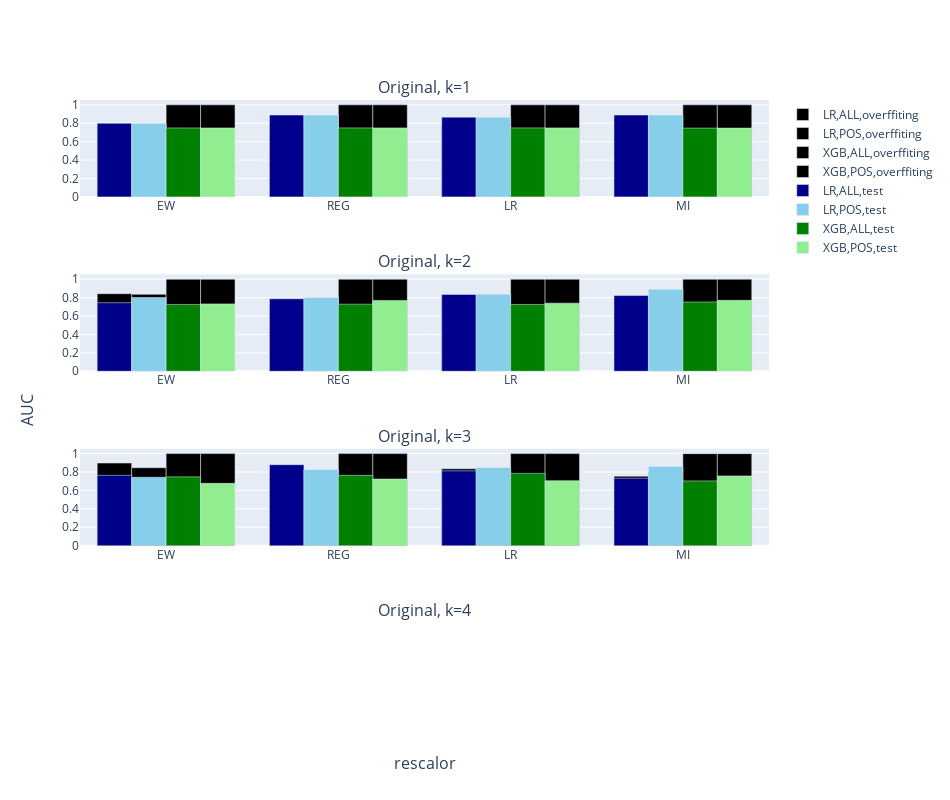

This figure's notebook cell:
### Code cell
AUC_comparision(AUC_data)

### Figure 1 — Plotly figure (JSON) as saved in the notebook; plotly's stock layout.template omitted (floating-point values rounded to 4 significant figures)
{"data": [{"marker": {"color": "black"}, "name": "LR,ALL,overffiting", "offsetgroup": "0", "showlegend": true, "type": "bar", "x": ["EW", "REG", "LR", "MI"], "xaxis": "x", "y": [0.7812, 0.7759, 0.7857, 0.7879], "yaxis": "y"}, {"marker": {"color": "black"}, "name": "LR,POS,overffiting", "offsetgroup": "1", "showlegend": true, "type": "bar", "x": ["EW", "REG", "LR", "MI"], "xaxis": "x", "y": [0.7812, 0.7759, 0.7857, 0.7879], "yaxis": "y"}, {"marker": {"color": "black"}, "name": "XGB,ALL,overffiting", "offsetgroup": "2", "showlegend": true, "type": "bar", "x": ["EW", "REG", "LR", "MI"], "xaxis": "x", "y": [1, 1, 1, 1], "yaxis": "y"}, {"marker": {"color": "black"}, "name": "XGB,POS,overffiting", "offsetgroup": "3", "showlegend": true, "type": "bar", "x": ["EW", "REG", "LR", "MI"], "xaxis": "x", "y": [1, 1, 1, 1], "yaxis": "y"}, {"marker": {"color": "darkblue"}, "name": "LR,ALL,test", "offsetgroup": "0", "showlegend": true, "type": "bar", "x": ["EW", "REG", "LR", "MI"], "xaxis": "x", "y": [0.7993, 0.8894, 0.8661, 0.889], "yaxis": "y"}, {"marker": {"color": "skyblue"}, "name": "LR,POS,test", "offsetgroup": "1", "showlegend": true, "type": "bar", "x": ["EW", "REG", "LR", "MI"], "xaxis": "x", "y": [0.7993, 0.8894, 0.8661, 0.889], "yaxis": "y"}, {"marker": {"color": "green"}, "name": "XGB,ALL,test", "offsetgroup": "2", "showlegend": true, "type": "bar", "x": ["EW", "REG", "LR", "MI"], "xaxis": "x", "y": [0.7488, 0.7495, 0.7495, 0.7473], "yaxis": "y"}, {"marker": {"color": "lightgreen"}, "name": "XGB,POS,test", "offsetgroup": "3", "showlegend": true, "type": "bar", "x": ["EW", "REG", "LR", "MI"], "xaxis": "x", "y": [0.7488, 0.7495, 0.7495, 0.7473], "yaxis": "y"}, {"marker": {"color": "black"}, "name": "LR,ALL,overffiting", "offsetgroup": "0", "showlegend": false, "type": "bar", "x": ["EW", "REG", "LR", "MI"], "xaxis": "x2", "y": [0.8427, 0.7117, 0.8187, 0.7982], "yaxis": "y2"}, {"marker": {"color": "black"}, "name": "LR,POS,overffiting", "offsetgroup": "1", "showlegend": false, "type": "bar", "x": ["EW", "REG", "LR", "MI"], "xaxis": "x2", "y": [0.8359, 0.7345, 0.7868, 0.791], "yaxis": "y2"}, {"marker": {"color": "black"}, "name": "XGB,ALL,overffiting", "offsetgroup": "2", "showlegend": false, "type": "bar", "x": ["EW", "REG", "LR", "MI"], "xaxis": "x2", "y": [1.0, 1, 1, 1], "yaxis": "y2"}, {"marker": {"color": "black"}, "name": "XGB,POS,overffiting", "offsetgroup": "3", "showlegend": false, "type": "bar", "x": ["EW", "REG", "LR", "MI"], "xaxis": "x2", "y": [1.0, 1, 1, 1], "yaxis": "y2"}, {"marker": {"color": "darkblue"}, "name": "LR,ALL,test", "offsetgroup": "0", "showlegend": false, "type": "bar", "x": ["EW", "REG", "LR", "MI"], "xaxis": "x2", "y": [0.7448, 0.7871, 0.8349, 0.8226], "yaxis": "y2"}, {"marker": {"color": "skyblue"}, "name": "LR,POS,test", "offsetgroup": "1", "showlegend": false, "type": "bar", "x": ["EW", "REG", "LR", "MI"], "xaxis": "x2", "y": [0.8018, 0.8017, 0.8379, 0.8916], "yaxis": "y2"}, {"marker": {"color": "green"}, "name": "XGB,ALL,test", "offsetgroup": "2", "showlegend": false, "type": "bar", "x": ["EW", "REG", "LR", "MI"], "xaxis": "x2", "y": [0.7257, 0.7286, 0.7255, 0.7528], "yaxis": "y2"}, {"marker": {"color": "lightgreen"}, "name": "XGB,POS,test", "offsetgroup": "3", "showlegend": false, "type": "bar", "x": ["EW", "REG", "LR", "MI"], "xaxis": "x2", "y": [0.7321, 0.7699, 0.74, 0.7705], "yaxis": "y2"}, {"marker": {"color": "black"}, "name": "LR,ALL,overffiting", "offsetgroup": "0", "showlegend": false, "type": "bar", "x": ["EW", "REG", "LR", "MI"], "xaxis": "x3", "y": [0.8972, 0.7408, 0.835, 0.7541], "yaxis": "y3"}, {"marker": {"color": "black"}, "name": "LR,POS,overffiting", "offsetgroup": "1", "showlegend": false, "type": "bar", "x": ["EW", "REG", "LR", "MI"], "xaxis": "x3", "y": [0.8465, 0.7891, 0.8394, 0.7995], "yaxis": "y3"}, {"marker": {"color": "black"}, "name": "XGB,ALL,overffiting", "offsetgroup": "2", "showlegend": false, "type": "bar", "x": ["EW", "REG", "LR", "MI"], "xaxis": "x3", "y": [1, 1, 0.9997, 0.9995], "yaxis": "y3"}, {"marker": {"color": "black"}, "name": "XGB,POS,overffiting", "offsetgroup": "3", "showlegend": false, "type": "bar", "x": ["EW", "REG", "LR", "MI"], "xaxis": "x3", "y": [1, 0.9997, 0.9998, 0.9996], "yaxis": "y3"}, {"marker": {"color": "darkblue"}, "name": "LR,ALL,test", "offsetgroup": "0", "showlegend": false, "type": "bar", "x": ["EW", "REG", "LR", "MI"], "xaxis": "x3", "y": [0.7636, 0.8793, 0.8125, 0.7321], "yaxis": "y3"}, {"marker": {"color": "skyblue"}, "name": "LR,POS,test", "offsetgroup": "1", "showlegend": false, "type": "bar", "x": ["EW", "REG", "LR", "MI"], "xaxis": "x3", "y": [0.7425, 0.827, 0.8488, 0.8596], "yaxis": "y3"}, {"marker": {"color": "green"}, "name": "XGB,ALL,test", "offsetgroup": "2", "showlegend": false, "type": "bar", "x": ["EW", "REG", "LR", "MI"], "xaxis": "x3", "y": [0.7471, 0.7635, 0.7846, 0.7033], "yaxis": "y3"}, {"marker": {"color": "lightgreen"}, "name": "XGB,POS,test", "offsetgroup": "3", "showlegend": false, "type": "bar", "x": ["EW", "REG", "LR", "MI"], "xaxis": "x3", "y": [0.6766, 0.7236, 0.7056, 0.7575], "yaxis": "y3"}], "layout": {"annotations": [{"font": {"size": 16}, "showarrow": false, "text": "Original, k=1", "x": 0.5, "xanchor": "center", "xref": "paper", "y": 1, "yanchor": "bottom", "yref": "paper"}, {"font": {"size": 16}, "showarrow": false, "text": "Original, k=2", "x": 0.5, "xanchor": "center", "xref": "paper", "y": 0.7188, "yanchor": "bottom", "yref": "paper"}, {"font": {"size": 16}, "showarrow": false, "text": "Original, k=3", "x": 0.5, "xanchor": "center", "xref": "paper", "y": 0.4375, "yanchor": "bottom", "yref": "paper"}, {"font": {"size": 16}, "showarrow": false, "text": "Original, k=4", "x": 0.5, "xanchor": "center", "xref": "paper", "y": 0.1562, "yanchor": "bottom", "yref": "paper"}, {"font": {"size": 16}, "showarrow": false, "text": "rescalor", "x": 0.5, "xanchor": "center", "xref": "paper", "y": 0, "yanchor": "top", "yref": "paper", "yshift": -30}, {"font": {"size": 16}, "showarrow": false, "text": "AUC", "textangle": -90, "x": 0, "xanchor": "right", "xref": "paper", "xshift": -40, "y": 0.5, "yanchor": "middle", "yref": "paper"}], "barmode": "group", "height": 800, "width": 950, "xaxis": {"anchor": "y", "domain": [0, 1]}, "xaxis2": {"anchor": "y2", "domain": [0, 1]}, "xaxis3": {"anchor": "y3", "domain": [0, 1]}, "xaxis4": {"anchor": "y4", "domain": [0, 1]}, "yaxis": {"anchor": "x", "domain": [0.8438, 1], "dtick": 0.2}, "yaxis2": {"anchor": "x2", "domain": [0.5625, 0.7188], "dtick": 0.2}, "yaxis3": {"anchor": "x3", "domain": [0.2812, 0.4375], "dtick": 0.2}, "yaxis4": {"anchor": "x4", "domain": [0, 0.1562], "dtick": 0.2}}}
